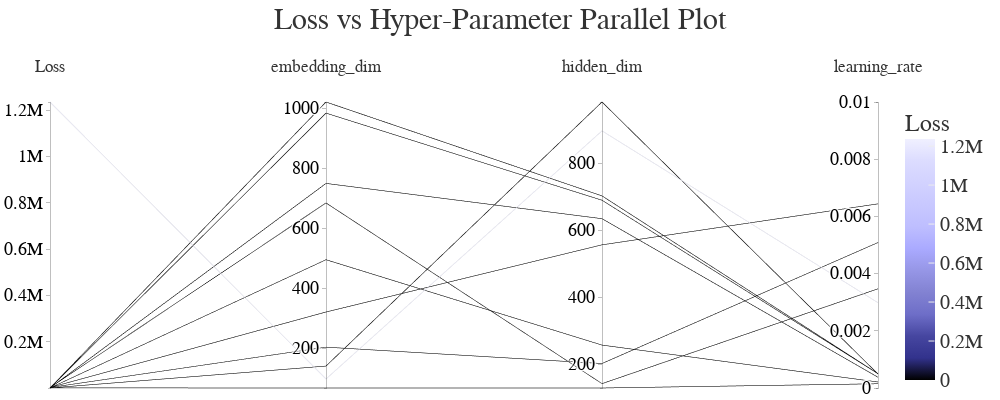

The cell this chart's notebook holds for it:
### Code cell
imp.reload(cplot)
fig=cplot.get_parallel_coordinate_plot(study,coloring=icy,log_loss=False,simple_ticks=["Time Steps", "Latent Size", "Frequency Bins"])
scope = PlotlyScope()
fig= fig.update_layout(   
    autosize=False,title_text='Loss vs Hyper-Parameter Parallel Plot', title_x=0.5, title_y=0.98, 
    template="ggplot2",
    width=1000,
    height=400,
    font_family="Times New Roman",
    font_size=20,
    title_font_family="Times New Roman",
    title_font_size=30,           
       margin=dict(l=50, t=100,r=1,  b=10),
    )

with open("parallel_coord.pdf", "wb") as f:
    f.write(scope.transform(fig, format="pdf", width=1000,height=400,))
fig

### Figure 1 — Plotly figure (JSON) as saved in the notebook; plotly's stock layout.template omitted (floating-point values rounded to 4 significant figures)
{"data": [{"dimensions": [{"label": "Loss", "range": [46.4, 1236000.0], "values": [57.7, 2152.0, 539.6, 2157.0, 1236000.0, 2151.0, 154.9, 122.1, 47.59, 46.39]}, {"label": "embedding_dim", "range": [68, 1020], "values": [749, 204, 68, 321, 98, 684, 495, 141, 983, 1020]}, {"label": "hidden_dim", "range": [130, 983], "values": [635, 203, 130, 557, 897, 143, 258, 983, 690, 703]}, {"label": "learning_rate", "range": [0, 0.01], "values": [0.0003756, 0.005086, 0.0001487, 0.006439, 0.002983, 0.003469, 0.0002096, 0.0004894, 0.0005015, 0.0004991]}], "line": {"color": [57.7, 2152.0, 539.6, 2157.0, 1236000.0, 2151.0, 154.9, 122.1, 47.59, 46.39], "colorbar": {"title": {"text": "Loss"}}, "colorscale": [[0, "rgb(0, 0, 0)"], [0.09091, "rgb(50,50,140)"], [0.1818, "rgb(70,70,160)"], [0.2727, "rgb(110,110,200)"], [0.3636, "rgb(130,130,210)"], [0.4545, "rgb(150,150,230)"], [0.5455, "rgb(170,170,255)"], [0.6364, "rgb(190,190,255)"], [0.7273, "rgb(200,200,255)"], [0.8182, "rgb(210,210,255)"], [0.9091, "rgb(220,220,255)"], [1, "rgb(240,240,255)"]], "showscale": true}, "rangefont": {"color": "white", "family": "Times New Roman", "size": 1}, "tickfont": {"color": "black", "family": "Times New Roman", "size": 18}, "type": "parcoords"}], "layout": {"autosize": false, "font": {"family": "Times New Roman", "size": 20}, "height": 400, "margin": {"b": 10, "l": 50, "r": 1, "t": 100}, "title": {"font": {"family": "Times New Roman", "size": 30}, "text": "Loss vs Hyper-Parameter Parallel Plot", "x": 0.5, "y": 0.98}, "width": 1000}}
